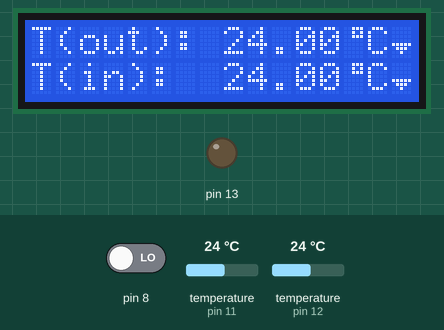
A sketch run on a simulated Arduino Uno, built with avr-gcc and run on an emulated ATmega328P. On the bench: 16×2 character LCD, output pins drawn as LEDs (lit = HIGH). The inputs (shaded band) are chosen by the test bench; at power-on: pin 8 LOW, temperature (sensors on pin 11, pin 12) 24 °C.

Above: at 5.7 s.
5.8 s: pin 8 driven HIGH
At 8.8 s:
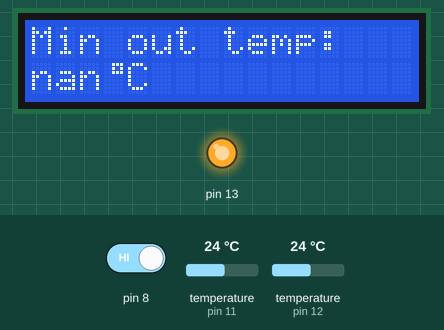
9.1 s: pin 8 driven LOW
At 12.9 s:
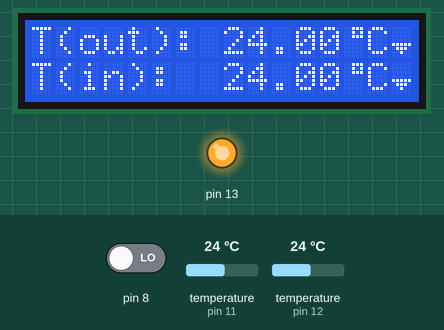
13.2 s: temperature (sensor on pin 11) set to 28 °C
At 14.7 s:
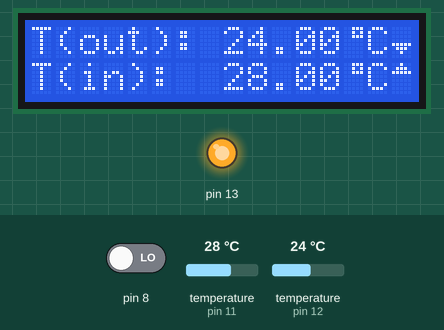
16.2 s: temperature (sensor on pin 12) set to 28 °C
At 19.4 s:
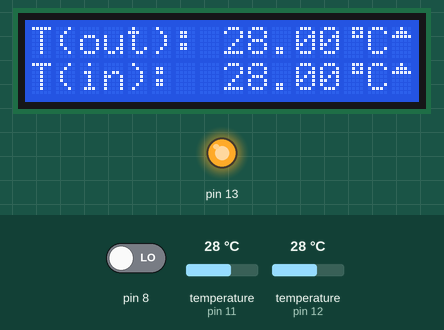
20.1 s: temperature (sensor on pin 11) set to 12 °C
At 22.4 s:
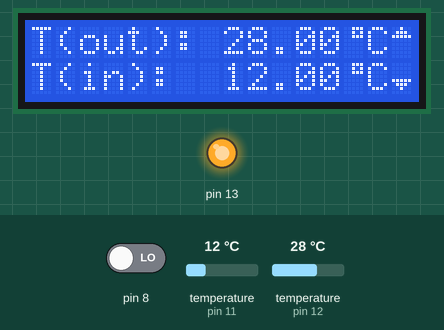
23.1 s: temperature (sensor on pin 12) set to 12 °C
At 25.9 s:
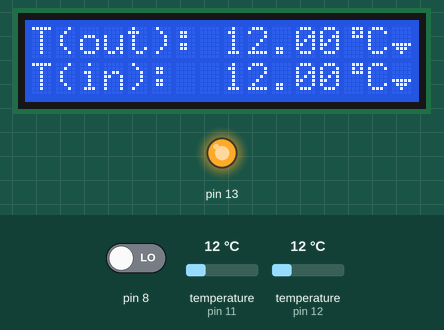
Timing chart, 0 to 27.4 s (numbered marks = the images above; inputs shaded):
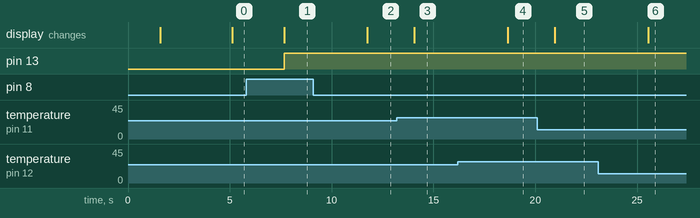

The sketch:

DS18B20_LCD.ino
```cpp
/*
 Скетч для термометра с двумя термодатчиками, запоминанием минимальной утренней температуры и отображением динамики изменений показаний

 */

// подключаем нужные нам библиотеки
#include <LiquidCrystal.h>
#include <OneWire.h>
#include <EEPROM.h>

// инициализирует переменные
LiquidCrystal lcd(7, 6, 5, 4, 3, 2);
int buttonState = 0;
float prevInTemp;
float prevOutTemp;
int tempIndex = 0;
float minOutTemp;

// Кодируем значек градуса
uint8_t temp_cel[8] =
{
  B00111,
  B00101,
  B00111,
  B00000,
  B00000,
  B00000,
  B00000
};

// кодируем значек "стрелка вверх"
uint8_t arrow_up[8] =
{
  B00100,
  B01110,
  B11111,
  B00000,
  B00000,
  B00000,
  B00000
};

 // кодируем значек "стрелка вверх"
uint8_t arrow_down[8] =
{
  B00000,
  B00000,
  B00000,
  B00000,
  B11111,
  B01110,
  B00100
};

void setup() {
  pinMode(13, OUTPUT);
  pinMode(8, INPUT);
  digitalWrite(13, LOW);

  minOutTemp = EEPROM_float_read(1);

  // set up the LCD's number of columns and rows:
  lcd.begin(16,2);
  lcd.createChar(0, arrow_up);
  lcd.createChar(1, temp_cel);
  lcd.createChar(2, arrow_down);
  lcd.setCursor(3,0);
  lcd.print("Termometer");
  lcd.setCursor(1,1);
  lcd.print("on two DS18B20");
  delay(1500);
  lcd.clear();
  lcd.setCursor(0,0);
  lcd.print("by skrasnov.ru");
  lcd.setCursor(10,1);
  lcd.print("v0.1.7");
  delay(1500);
}

void loop() {

  buttonState = digitalRead(8);

  // check if the pushbutton is pressed.
  // if it is, the buttonState is HIGH:
  while (buttonState==HIGH) {
    // turn LED on:
    digitalWrite(13, HIGH);
    lcd.clear();
    lcd.setCursor(0, 0);
    lcd.print("Min out temp:");
    lcd.setCursor(0, 1);
    lcd.print(EEPROM_float_read(1));
    lcd.write(byte(1));
    lcd.print("C");
    buttonState = digitalRead(8);
    delay(500);

  }

  // Измеряем температуру
  float outTemp = getTemp(12);
  float inTemp = getTemp(11);

  // Сохраняем минимальное значение температуры в энергонезависимую память
  if (outTemp < minOutTemp) {
    minOutTemp = outTemp;
    EEPROM_float_write(1,minOutTemp);
  }

  // Запоминаем значение температуры каждые 10 измерений
  if (tempIndex==0) {
    prevInTemp = inTemp;
    prevOutTemp = outTemp;
  }

  // Рисует стартовый экран термометра
  lcd.clear();
  lcd.setCursor(0, 0);
  lcd.print("T(out):");
  lcd.setCursor(0,1);
  lcd.print("T(in):");

  // Отображаем температуру внутри
  lcd.setCursor(8, 0);
  lcd.print(outTemp);
  lcd.write(byte(1));
  lcd.print("C");
  (prevOutTemp < outTemp) ? lcd.write(byte(0)) : lcd.write(byte(2));

  // Отображаем температуры снаружи
  lcd.setCursor(8,1);
  lcd.print(inTemp);
  lcd.write(byte(1));
  lcd.print("C");
  (prevInTemp < inTemp) ? lcd.write(byte(0)) : lcd.write(byte(2));

  // Считаем каждое измерение температуры
  if (tempIndex==200) {
    tempIndex=0;
  } else {
    tempIndex++;
  }

  //
  delay(250);
}

// Получаем температуру с датчика висящего на указанном пине
float getTemp(int pin) {
  OneWire ds(pin);

  byte i;
  byte data[12];
  byte addr[8];
  float celsius;


  if ( !ds.search(addr)) {
    ds.reset_search();
    delay(250);
   // return;
  }

  if (OneWire::crc8(addr, 7) != addr[7]) {
      lcd.print("CRC Err");
      //return;
  }

  ds.reset();
  ds.select(addr);
  ds.write(0x44, 1);        // start conversion, with parasite power on at the end

  delay(1000);     // maybe 750ms is enough, maybe not
  // we might do a ds.depower() here, but the reset will take care of it.

  ds.reset();
  ds.select(addr);
  ds.write(0xBE);         // Read ram of ds18b20

  for ( i = 0; i < 9; i++) {           // we need 9 bytes
    data[i] = ds.read();
  }

  // Convert the data to actual temperature
  // because the result is a 16 bit signed integer, it should
  // be stored to an "int16_t" type, which is always 16 bits
  // even when compiled on a 32 bit processor.
  int16_t raw = (data[1] << 8) | data[0];
  byte cfg = (data[4] & 0x60);
  // at lower res, the low bits are undefined, so let's zero them
  if (cfg == 0x00) raw = raw & ~7;  // 9 bit resolution, 93.75 ms
  else if (cfg == 0x20) raw = raw & ~3; // 10 bit res, 187.5 ms
  else if (cfg == 0x40) raw = raw & ~1; // 11 bit res, 375 ms
  //// default is 12 bit resolution, 750 ms conversion time
  celsius = (float)raw / 16.0;
  return celsius;
}

void EEPROM_float_write(int addr, float val) // запись в ЕЕПРОМ
{
	  byte *x = (byte *)&val;
	  for(byte i = 0; i < 4; i++) EEPROM.write(i+addr, x[i]);
}

float EEPROM_float_read(int addr) // чтение из ЕЕПРОМ
{
	  byte x[4];
	  for(byte i = 0; i < 4; i++) x[i] = EEPROM.read(i+addr);
	  float *y = (float *)&x;
	  return y[0];
}
```

Measured:
- after the input at 5.8 s, pin 13: LOW → HIGH after 1.9 s; the display: changes after 1.9 s (image 1)
- after the input at 9.1 s, the display: changes after 2.6 s (image 2)
- after the input at 13.2 s, the display: changes after 0.84 s (image 3)
- after the input at 16.2 s, the display: changes after 2.4 s (image 4)
- after the input at 20.1 s, the display: changes after 0.84 s (image 5)
- after the input at 23.1 s, the display: changes after 2.4 s (image 6)
